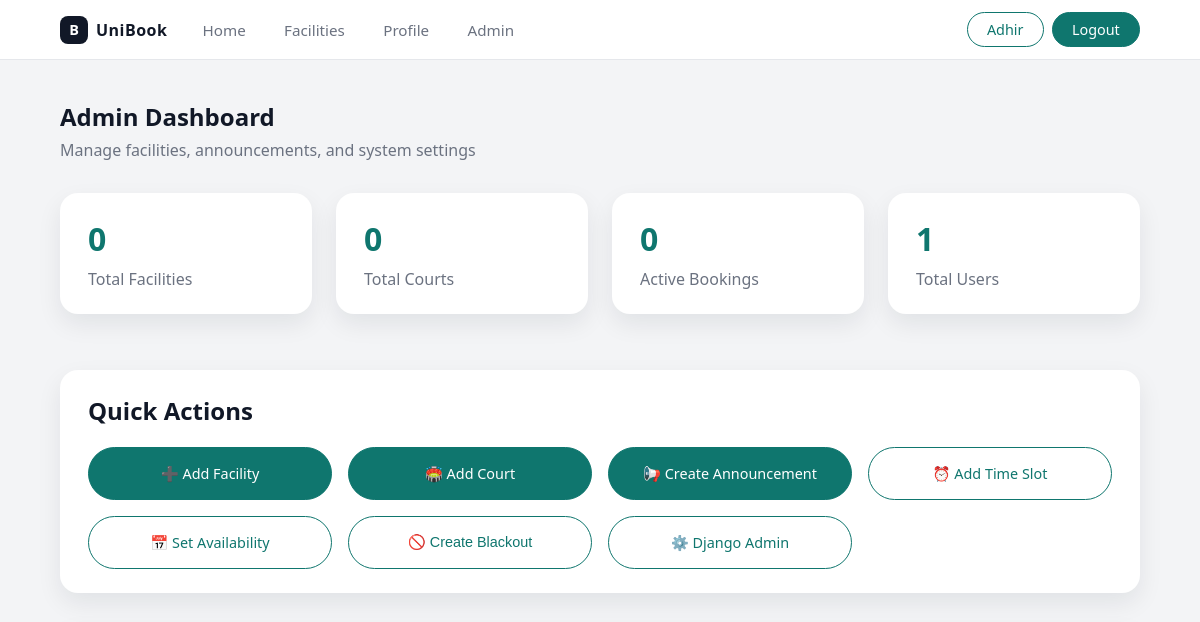
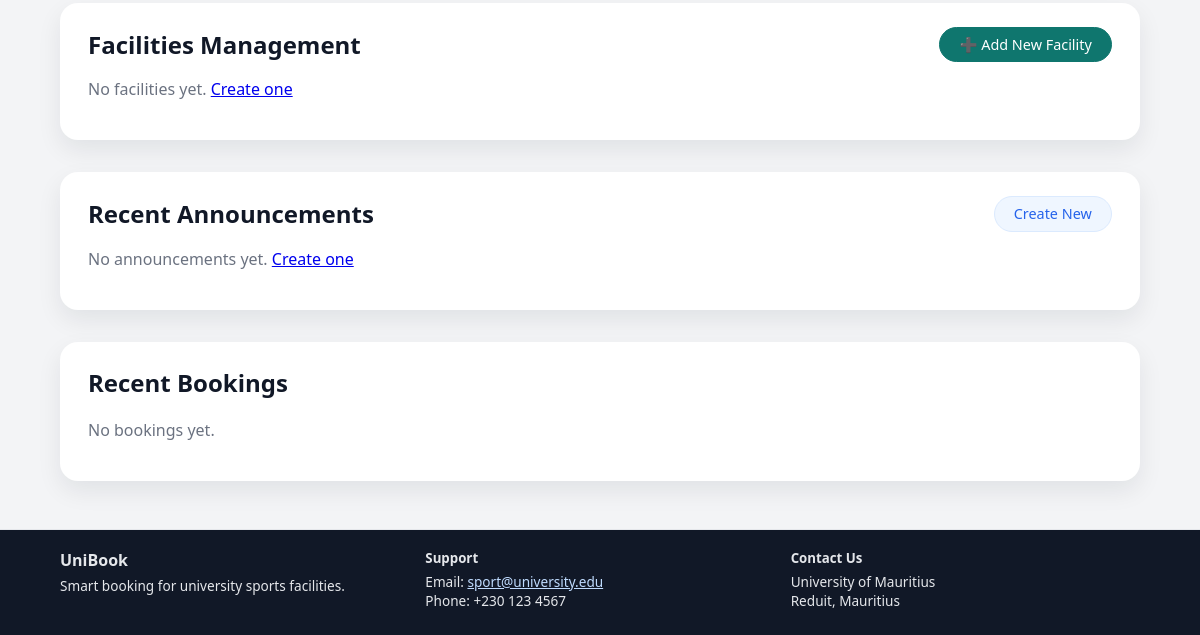
Before: /manage/dashboard/ (signed in) with the older database file (2 pictures, top to bottom).
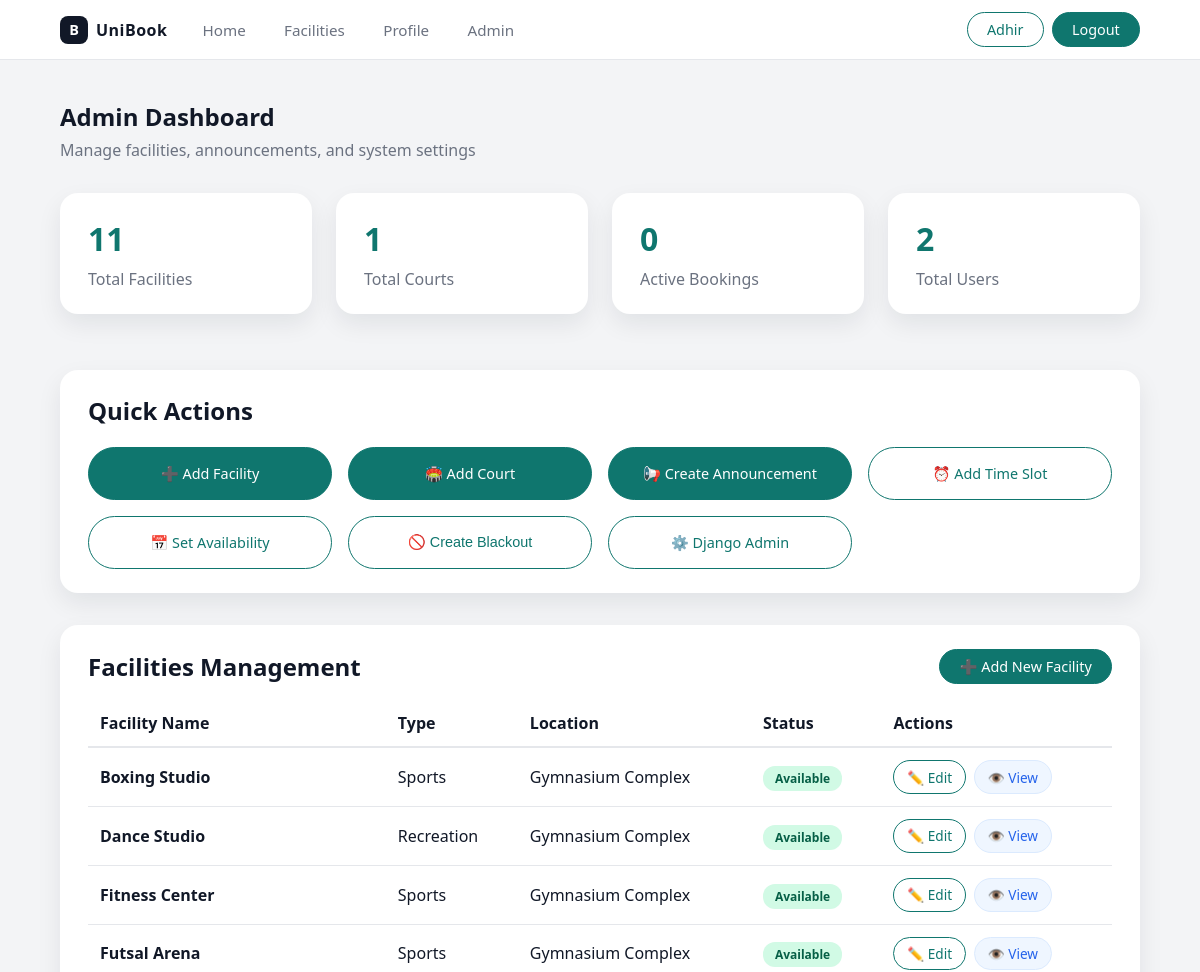
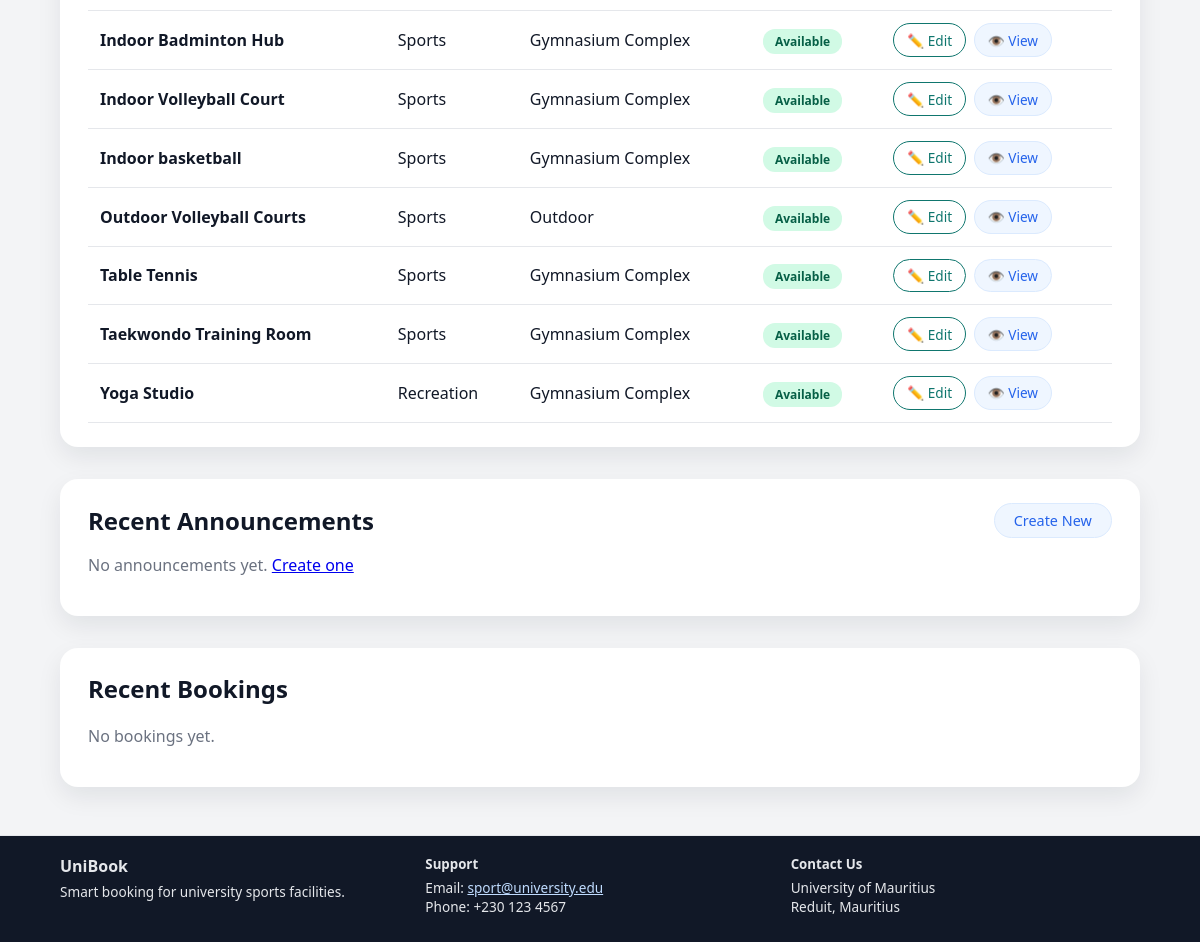
After: the same page with the newer database file (2 pictures, top to bottom).
### booking_sys/models.py (models this page shows, shortened)
class User(AbstractUser):
    MEMBER_TYPES = [
        ('student', 'Student'),
        ('staff', 'Staff'),
        ('admin', 'Administrator'),
    ]
    user_id = models.UUIDField(primary_key=True, default=uuid.uuid4, editable=False)
    email = models.EmailField(unique=True, verbose_name="User Email")
    first_name = models.CharField(max_length=100)
    last_name = models.CharField(max_length=100)
    member_type = models.CharField(max_length=10, choices=MEMBER_TYPES)
    user_phone = models.CharField(max_length=15, blank=True, null=True)
    date_joined = models.DateTimeField(auto_now_add=True)
    is_active = models.BooleanField(default=True)
    USERNAME_FIELD = 'email'
    REQUIRED_FIELDS = ['username','first_name', 'last_name', 'member_type']

class Facility(models.Model):
    FACILITY_TYPES = [
        ('sports', 'Sports'),
        ('recreation', 'Recreation'),
        ('academic', 'Academic'),
        ('other', 'Other'),
    ]
    FACILITY_STATUS = [
        ('available', 'Available'),
        ('maintenance', 'Under Maintenance'),
        ('closed', 'Closed'),
    ]
    facility_id = models.UUIDField(primary_key=True, default=uuid.uuid4, editable=False)
    facility_name = models.CharField(max_length=200)
    facility_type = models.CharField(max_length=20, choices=FACILITY_TYPES)
    location = models.CharField(max_length=300)
    description = models.TextField(blank=True)
    image_url = models.URLField(blank=True, null=True)
    facility_status = models.CharField(max_length=20, choices=FACILITY_STATUS, default='available')
    likes_count = models.PositiveIntegerField(default=0)

### booking_sys/views.py (the view)
# urls.py: path('manage/dashboard/', views.admin_dashboard, name='admin_dashboard'),
@login_required
@require_http_methods(["GET"])
def admin_dashboard(request):
    if not (request.user.is_staff or request.user.member_type == 'admin'):
        messages.error(request, 'You do not have permission to access this page.')
        return redirect('booking_sys:home')
    from django.utils import timezone
    from datetime import timedelta
    total_facilities = Facility.objects.count()
    total_courts = Court.objects.count()
    total_bookings = Booking.objects.count()
    active_bookings = Booking.objects.filter(status__in=['pending', 'confirmed']).count()
    total_users = User.objects.count()
    recent_announcements = Announcement.objects.filter(status='published').order_by('-created_at')[:5]
    recent_bookings = Booking.objects.order_by('-created_at')[:10]
    recent_users = User.objects.order_by('-date_joined')[:5]
    all_facilities = Facility.objects.all().order_by('facility_name')
    context = {
        'total_facilities': total_facilities,
        'total_courts': total_courts,
        'total_bookings': total_bookings,
        'active_bookings': active_bookings,
        'total_users': total_users,
        'recent_announcements': recent_announcements,
        'recent_bookings': recent_bookings,
        'recent_users': recent_users,
        'all_facilities': all_facilities,
    }
    return render(request, 'admin/dashboard.html', context)

### booking_sys/templates/admin/dashboard.html (shortened to what this page needs)
{% extends 'base.html' %}
{% block content %}
<section class="section">
  <div class="section-header">
    <h1>Admin Dashboard</h1>
    <p>Manage facilities, announcements, and system settings</p>
  </div>
  <div class="card-grid" style="grid-template-columns: repeat(auto-fit, minmax(200px, 1fr)); margin-bottom: 2rem;">
    <div class="card-section">
      <h3 style="margin: 0; font-size: 2rem; color: var(--primary);">{{ total_facilities }}</h3>
      <p style="margin: 0.5rem 0 0 0; color: var(--text-muted);">Total Facilities</p>
    </div>
    <div class="card-section">
      <h3 style="margin: 0; font-size: 2rem; color: var(--primary);">{{ total_courts }}</h3>
      <p style="margin: 0.5rem 0 0 0; color: var(--text-muted);">Total Courts</p>
    </div>
    <div class="card-section">
      <h3 style="margin: 0; font-size: 2rem; color: var(--primary);">{{ active_bookings }}</h3>
      <p style="margin: 0.5rem 0 0 0; color: var(--text-muted);">Active Bookings</p>
    </div>
    <div class="card-section">
      <h3 style="margin: 0; font-size: 2rem; color: var(--primary);">{{ total_users }}</h3>
      <p style="margin: 0.5rem 0 0 0; color: var(--text-muted);">Total Users</p>
    </div>
  </div>
  <div class="card-section" style="margin-bottom: 2rem;">
    <h2 style="margin-top: 0;">Quick Actions</h2>
    <div style="display: grid; grid-template-columns: repeat(auto-fit, minmax(200px, 1fr)); gap: 1rem;">
      <a href="{% url 'booking_sys:create_facility' %}" class="btn btn-primary" style="text-align: center; padding: 1rem;">
        ➕ Add Facility
      </a>
      <a href="{% url 'booking_sys:create_court' %}" class="btn btn-primary" style="text-align: center; padding: 1rem;">
        🏟️ Add Court
      </a>
      <a href="{% url 'booking_sys:create_announcement' %}" class="btn btn-primary" style="text-align: center; padding: 1rem;">
        📢 Create Announcement
      </a>
      <a href="{% url 'booking_sys:create_slot' %}" class="btn btn-outline" style="text-align: center; padding: 1rem;">
        ⏰ Add Time Slot
      </a>
      <a href="{% url 'booking_sys:create_availability' %}" class="btn btn-outline" style="text-align: center; padding: 1rem;">
        📅 Set Availability
      </a>
      <button id="blackoutBtn" class="btn btn-outline" style="text-align: center; padding: 1rem;">
        🚫 Create Blackout
      </button>
      <a href="/admin/" class="btn btn-outline" style="text-align: center; padding: 1rem;">
        ⚙️ Django Admin
      </a>
    </div>
  </div>
  <div class="card-section" style="margin-bottom: 2rem;">
    <div style="display: flex; justify-content: space-between; align-items: center; margin-bottom: 1rem;">
      <h2 style="margin: 0;">Facilities Management</h2>
      <a href="{% url 'booking_sys:create_facility' %}" class="btn btn-primary">➕ Add New Facility</a>
    </div>
    {% if all_facilities %}
      <div style="overflow-x: auto;">
        <table style="width: 100%; border-collapse: collapse;">
          <thead>
            <tr style="border-bottom: 2px solid var(--border-subtle);">
              <th style="text-align: left; padding: 0.75rem;">Facility Name</th>
              <th style="text-align: left; padding: 0.75rem;">Type</th>
              <th style="text-align: left; padding: 0.75rem;">Location</th>
              <th style="text-align: left; padding: 0.75rem;">Status</th>
              <th style="text-align: left; padding: 0.75rem;">Actions</th>
            </tr>
          </thead>
          <tbody>
            {% for facility in all_facilities %}
              <tr style="border-bottom: 1px solid var(--border-subtle);">
                <td style="padding: 0.75rem;">
                  <strong>{{ facility.facility_name }}</strong>
                </td>
                <td style="padding: 0.75rem;">{{ facility.get_facility_type_display }}</td>
                <td style="padding: 0.75rem;">{{ facility.location }}</td>
                <td style="padding: 0.75rem;">
                  <span style="padding: 0.25rem 0.75rem; background: {% if facility.facility_status == 'available' %}#d1fae5{% elif facility.facility_status == 'maintenance' %}#fef3c7{% else %}#fee2e2{% endif %}; color: {% if facility.facility_status == 'available' %}#065f46{% elif facility.facility_status == 'maintenance' %}#92400e{% else %}#b91c1c{% endif %}; border-radius: 12px; font-size: 0.75rem; font-weight: 600;">
                    {{ facility.get_facility_status_display }}
                  </span>
                </td>
                <td style="padding: 0.75rem;">
                  <div style="display: flex; gap: 0.5rem;">
                    <a href="{% url 'booking_sys:edit_facility' facility.facility_id %}" class="btn btn-outline" style="padding: 0.4rem 0.8rem; font-size: 0.85rem;">✏️ Edit</a>
                    <a href="{% url 'booking_sys:facility_detail' facility.facility_name|slugify %}" class="btn btn-soft" style="padding: 0.4rem 0.8rem; font-size: 0.85rem;">👁️ View</a>
                  </div>
                </td>
              </tr>
            {% endfor %}
          </tbody>
        </table>
      </div>
    {% else %}
      <p style="color: var(--text-muted);">No facilities yet. <a href="{% url 'booking_sys:create_facility' %}">Create one</a></p>
    {% endif %}
  </div>
  <div class="card-section" style="margin-bottom: 2rem;">
    <div style="display: flex; justify-content: space-between; align-items: center; margin-bottom: 1rem;">
      <h2 style="margin: 0;">Recent Announcements</h2>
      <a href="{% url 'booking_sys:create_announcement' %}" class="btn btn-soft">Create New</a>
    </div>
    {% if recent_announcements %}
      <ul style="list-style: none; padding: 0; margin: 0;">
        {% for announcement in recent_announcements %}
          <li style="padding: 1rem; border-bottom: 1px solid var(--border-subtle);">
            <div style="display: flex; justify-content: space-between; align-items: start;">
              <div>
                <h3 style="margin: 0 0 0.5rem 0;">{{ announcement.title }}</h3>
                <p style="margin: 0; color: var(--text-muted); font-size: 0.9rem;">{{ announcement.content|truncatewords:20 }}</p>
                <p style="margin: 0.5rem 0 0 0; color: var(--text-muted); font-size: 0.85rem;">
                  Created: {{ announcement.created_at|date:"M d, Y" }} |
                  Priority: {{ announcement.get_priority_display }} |
                  Status: {{ announcement.get_status_display }}
                </p>
              </div>
              <span style="padding: 0.25rem 0.75rem; background: {% if announcement.is_featured %}#fbbf24{% else %}#e5e7eb{% endif %}; color: {% if announcement.is_featured %}#78350f{% else %}#6b7280{% endif %}; border-radius: 12px; font-size: 0.75rem; font-weight: 600;">
                {% if announcement.is_featured %}⭐ Featured{% else %}Normal{% endif %}
              </span>
            </div>
          </li>
        {% endfor %}
      </ul>
    {% else %}
      <p style="color: var(--text-muted);">No announcements yet. <a href="{% url 'booking_sys:create_announcement' %}">Create one</a></p>
    {% endif %}
  </div>
  <div class="card-section" style="margin-bottom: 2rem;">
    <h2 style="margin-top: 0;">Recent Bookings</h2>
    {% if recent_bookings %}
      <div style="overflow-x: auto;">
        <table style="width: 100%; border-collapse: collapse;">
          <thead>
            <tr style="border-bottom: 2px solid var(--border-subtle);">
              <th style="text-align: left; padding: 0.75rem;">User</th>
              <th style="text-align: left; padding: 0.75rem;">Facility</th>
              <th style="text-align: left; padding: 0.75rem;">Court</th>
              <th style="text-align: left; padding: 0.75rem;">Date</th>
              <th style="text-align: left; padding: 0.75rem;">Time</th>
              <th style="text-align: left; padding: 0.75rem;">Status</th>
            </tr>
          </thead>
          <tbody>
            {% for booking in recent_bookings %}
              <tr style="border-bottom: 1px solid var(--border-subtle);">
                <td style="padding: 0.75rem;">{{ booking.user.first_name }} {{ booking.user.last_name }}</td>
                <td style="padding: 0.75rem;">{{ booking.facility.facility_name }}</td>
                <td style="padding: 0.75rem;">{{ booking.court.court_name }}</td>
                <td style="padding: 0.75rem;">{{ booking.booking_date|date:"M d, Y" }}</td>
                <td style="padding: 0.75rem;">{{ booking.start_time|date:"g:i A" }} - {{ booking.end_time|date:"g:i A" }}</td>
                <td style="padding: 0.75rem;">
                  <span style="padding: 0.25rem 0.75rem; background: {% if booking.status == 'completed' %}#d1fae5{% elif booking.status == 'cancelled' %}#fee2e2{% elif booking.status == 'confirmed' %}#dbeafe{% else %}#fef3c7{% endif %}; color: {% if booking.status == 'completed' %}#065f46{% elif booking.status == 'cancelled' %}#b91c1c{% elif booking.status == 'confirmed' %}#1e40af{% else %}#92400e{% endif %}; border-radius: 12px; font-size: 0.75rem; font-weight: 600;">
                    {{ booking.get_status_display }}
                  </span>
                </td>
              </tr>
            {% endfor %}
          </tbody>
        </table>
      </div>
    {% else %}
      <p style="color: var(--text-muted);">No bookings yet.</p>
    {% endif %}
  </div>
</section>
{% endblock %}

### booking_sys/templates/base.html (shortened to what this page needs)
{% load static %}
<!DOCTYPE html>
<html lang="en">
<head>
  <link rel="stylesheet" href="{% static 'css/mystyle.css' %}" />
</head>
<body>
  <header class="navbar">
    <div class="nav-left">
      <div class="brand">
        <span class="brand-logo">B</span>
        <span class="brand-name">UniBook</span>
      </div>
      <nav class="nav-links">
        <a href="{% url 'booking_sys:home' %}" class="nav-link">Home</a>
        <a href="{% url 'booking_sys:facilities' %}" class="nav-link">Facilities</a>
        {% if user.is_authenticated %}
          <a href="{% url 'booking_sys:profile' %}" class="nav-link">Profile</a>
        {% endif %}
        {% if user.is_staff or user.member_type == 'admin' %}
          <a href="{% url 'booking_sys:admin_dashboard' %}" class="nav-link">Admin</a>
        {% endif %}
      </nav>
    </div>
    <div class="nav-right">
        {% if user.is_authenticated %}
          <a href="{% url 'booking_sys:profile' %}" class="btn btn-outline">{{ user.first_name }}</a>
          <a href="{% url 'booking_sys:logout' %}" class="btn btn-primary">Logout</a>
        {% else %}
          <a href="{% url 'booking_sys:login' %}" class="btn btn-outline">Sign In</a>
          <a href="{% url 'booking_sys:register' %}" class="btn btn-primary">Sign Up</a>
        {% endif %}
    </div>
  </header>
  <main class="page-container">
    {% block content %}{% endblock %}
  </main>
  <footer class="site-footer">
    <div class="footer-inner">
      <div>
        <h4>UniBook</h4>
        <p>Smart booking for university sports facilities.</p>
      </div>
      <div>
        <h5>Support</h5>
        <p>Email: <a href="mailto:sport@university.edu">sport@university.edu</a></p>
        <p>Phone: +230 123 4567</p>
      </div>
      <div>
        <h5>Contact Us</h5>
        <p>University of Mauritius<br />Reduit, Mauritius</p>
      </div>
    </div>
  </footer>
</body>
</html>

Changed rows visible on the page:
added Facility: facility_name "Boxing Studio", facility_type "Sports", location "Gymnasium Complex", facility_status "Available"
added Facility: facility_name "Dance Studio", facility_type "Recreation", location "Gymnasium Complex", facility_status "Available"
added Facility: facility_name "Fitness Center", facility_type "Sports", location "Gymnasium Complex", facility_status "Available"
added Facility: facility_name "Futsal Arena", facility_type "Sports", location "Gymnasium Complex", facility_status "Available"
added Facility: facility_name "Indoor Badminton Hub", facility_type "Sports", location "Gymnasium Complex", facility_status "Available"
added Facility: facility_name "Indoor Volleyball Court", facility_type "Sports", location "Gymnasium Complex", facility_status "Available"
added Facility: facility_name "Indoor basketball", facility_type "Sports", location "Gymnasium Complex", facility_status "Available"
added Facility: facility_name "Outdoor Volleyball Courts", facility_type "Sports", location "Outdoor", facility_status "Available"
added Facility: facility_name "Table Tennis", facility_type "Sports", location "Gymnasium Complex", facility_status "Available"
added Facility: facility_name "Taekwondo Training Room", facility_type "Sports", location "Gymnasium Complex", facility_status "Available"
added Facility: facility_name "Yoga Studio", facility_type "Recreation", location "Gymnasium Complex", facility_status "Available"
Other visible differences:
{{ total_facilities }}: "0" → "11"
{{ total_courts }}: "0" → "1"
{{ total_users }}: "1" → "2"
text no longer shown: "No facilities yet. Create one"
text now shown: "Facility Name Type Location Status Actions"
